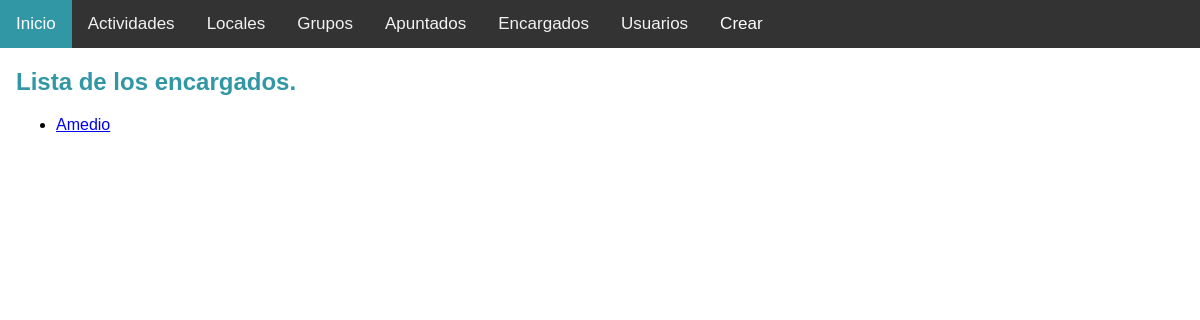
The page /encargado/ on the database as committed earlier.
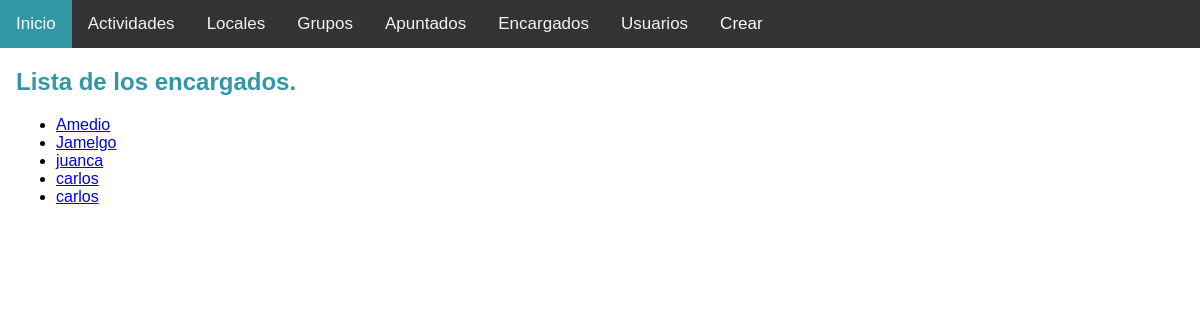
The same page on the database as committed later.
### findysport_app/models.py (models this page shows, shortened)
class Encargado(models.Model):
    nombre_en = models.CharField(max_length=30)
    actividad = models.ManyToManyField(Actividad)
    def get_absolute_url(self):
        return reverse('encargado-detail', kwargs={'pk': self.pk})

### findysport_app/views.py (the view)
# urls.py: path('encargado/', EncargadoListView.as_view(), name = "encargado-list"),
class EncargadoListView(ListView):
    model = Encargado

### findysport_app/templates/findysport_app/encargado_list.html (shortened to what this page needs)
{% extends "base.html" %}
{% block content %}
<h2>Lista de los encargados.</h2>
<ul>
    {% for encargado in object_list %}
    <li>
    <a href="{{ encargado.get_absolute_url }}">{{ encargado.nombre_en }}</a>
    </li>
    {% endfor %}
</ul>
{% endblock %}

Rows that differ between the two databases and show on the page:
added Encargado: nombre_en "Jamelgo"
added Encargado: nombre_en "juanca"
added Encargado: nombre_en "carlos"
added Encargado: nombre_en "carlos"
